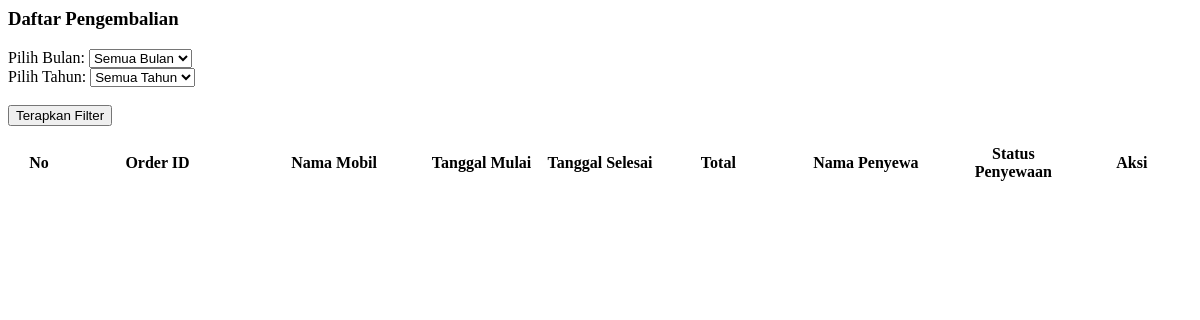
The page /admin/pengembalian.php on the database as committed earlier.
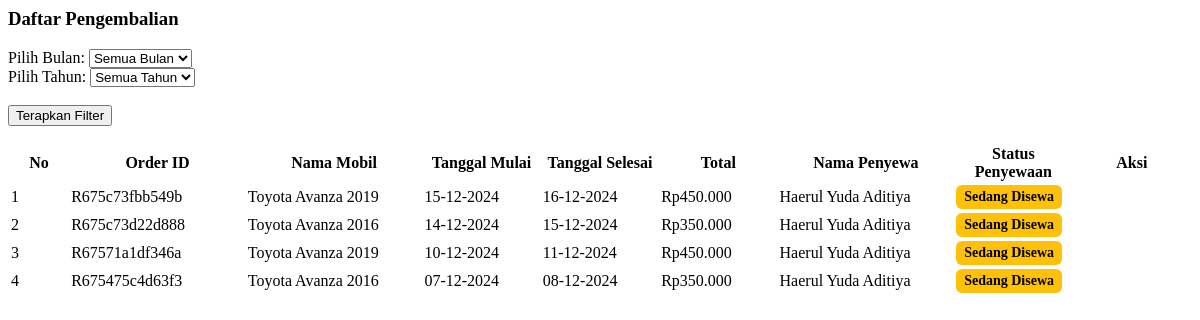
The same page on the database as committed later.
### tables this page shows
CREATE TABLE `payments` (
  `payment_id` int(11) NOT NULL,
  `order_id` varchar(50) NOT NULL,
  `transaction_id` varchar(100) NOT NULL,
  `payment_type` varchar(50) NOT NULL,
  `gross_amount` decimal(15,2) NOT NULL,
  `payment_status` enum('pending','paid','failed') NOT NULL,
  `created_at` timestamp NOT NULL DEFAULT current_timestamp(),
  `updated_at` timestamp NOT NULL DEFAULT current_timestamp() ON UPDATE current_timestamp()
);

CREATE TABLE `rentals` (
  `rental_id` int(11) NOT NULL,
  `user_id` int(11) NOT NULL,
  `car_id` int(11) NOT NULL,
  `start_date` date NOT NULL,
  `end_date` date NOT NULL,
  `duration` int(11) NOT NULL,
  `total_price` decimal(10,2) NOT NULL,
  `payment_status` enum('not_chosen','pending','paid','failed') DEFAULT NULL,
  `order_id` varchar(50) NOT NULL,
  `created_at` timestamp NOT NULL DEFAULT current_timestamp(),
  `updated_at` timestamp NOT NULL DEFAULT current_timestamp() ON UPDATE current_timestamp()
);

CREATE TABLE `users` (
  `id` int(11) NOT NULL,
  `fullname` varchar(100) NOT NULL,
  `phone` varchar(15) NOT NULL,
  `email` varchar(100) NOT NULL,
  `address` text NOT NULL,
  `password` varchar(255) NOT NULL,
  `status` enum('aktif','nonaktif') NOT NULL DEFAULT 'aktif',
  `role` enum('user','admin') NOT NULL DEFAULT 'user',
  `created_at` timestamp NOT NULL DEFAULT current_timestamp(),
  `reset_token` varchar(64) DEFAULT NULL,
  `reset_token_expire` datetime DEFAULT NULL
);

### admin/pengembalian.php (the view, shortened to what this page needs)
<section class="content">
  <div class="container-fluid">
    <div class="row">
      <div class="col-12">
        <div class="card">
          <div class="card-header">
            <h3 class="card-title">Daftar Pengembalian</h3>
          </div>
          <div class="card-body">
            <form method="POST" action="">
              <div class="form-group row">
                <div class="col-md-4">
                  <label for="month">Pilih Bulan:</label>
                  <select name="month" id="month" class="form-control">
                    <option value="">Semua Bulan</option>
                  </select>
                </div>
                <div class="col-md-4">
                  <label for="year">Pilih Tahun:</label>
                  <select name="year" id="year" class="form-control">
                    <option value="">Semua Tahun</option>
                  </select>
                </div>
                <div class="col-md-4">
                  <label>&nbsp;</label><br>
                  <button type="submit" class="btn btn-primary">Terapkan Filter</button>
                </div>
              </div>
            </form>
            <table id="example1" class="table table-bordered table-striped">
              <thead>
                <tr>
                  <th style="width: 5%;">No</th>
                  <th style="width: 15%;">Order ID</th>
                  <th style="width: 15%;">Nama Mobil</th>
                  <th style="width: 10%;">Tanggal Mulai</th>
                  <th style="width: 10%;">Tanggal Selesai</th>
                  <th style="width: 10%;">Total</th>
                  <th style="width: 15%;">Nama Penyewa</th>
                  <th style="width: 10%;">Status Penyewaan</th>
                  <th style="width: 30%;" class="no-print">Aksi</th>
                </tr>
              </thead>
              <tbody>
                <?php
                $no = 0;
                $sql_filter = "";
                $sql = "SELECT p.order_id,
                        CONCAT(c.brand, ' ', c.model, ' ', c.year) AS car_name,
                        r.start_date,
                        r.end_date,
                        p.gross_amount,
                        p.payment_status,
                        p.rental_status,
                        u.fullname AS customer_name,
                        c.car_id, c.status
                FROM payments p
                JOIN rentals r ON p.order_id = r.order_id
                JOIN users u ON r.user_id = u.id
                JOIN cars c ON r.car_id = c.car_id
                WHERE p.payment_status = 'paid' $sql_filter
                ORDER BY
                    CASE
                        WHEN p.rental_status = 'active' THEN 1
                        ELSE 2
                    END,
                    p.created_at DESC";
                $result = mysqli_query($conn, $sql);
                if ($result) {
                  while($row = mysqli_fetch_assoc($result)){
                    $no++;
                ?>
                <tr>
                  <td><?php echo $no; ?></td>
                  <td><?php echo $row['order_id']; ?></td>
                  <td><?php echo $row['car_name']; ?></td>
                  <td><?php echo date('d-m-Y', strtotime($row['start_date'])); ?></td>
                  <td><?php echo date('d-m-Y', strtotime($row['end_date'])); ?></td>
                  <td>Rp<?php echo number_format($row['gross_amount'], 0, ',', '.'); ?></td>
                  <td><?php echo $row['customer_name']; ?></td>
                  <td>
                    <?php
                      if ($row['rental_status'] == 'completed') {
                        echo '<span class="badge-status badge-success">Penyewaan Selesai</span>';
                      } elseif ($row['rental_status'] == 'active') {
                        echo '<span class="badge-status badge-warning">Sedang Disewa</span>';
                      } elseif ($row['rental_status'] == 'cancelled') {
                        echo '<span class="badge-status badge-danger">Dibatalkan</span>';
                      }
                    ?>
                  </td>
                  <td class="no-print">
                  </td>
                </tr>
                <?php }} else { ?>
                <tr>
                  <td colspan="9" class="text-center">Data tidak ditemukan. Error: <?php echo mysqli_error($conn); ?></td>
                </tr>
                <?php } ?>
              </tbody>
            </table>
          </div>
        </div>
      </div>
    </div>
  </div>
</section>

Rows that differ between the two databases and show on the page:
added payments: order "R675c73fbb549b", car_name "Toyota Avanza 2019", rentals.start_date "15-12-2024", rentals.end_date "16-12-2024", gross_amount "450.000", users.fullname "Haerul Yuda Aditiya", rental_status "Sedang Disewa"
added payments: order "R675c73d22d888", car_name "Toyota Avanza 2016", rentals.start_date "14-12-2024", rentals.end_date "15-12-2024", gross_amount "350.000", users.fullname "Haerul Yuda Aditiya", rental_status "Sedang Disewa"
added payments: order "R67571a1df346a", car_name "Toyota Avanza 2019", rentals.start_date "10-12-2024", rentals.end_date "11-12-2024", gross_amount "450.000", users.fullname "Haerul Yuda Aditiya", rental_status "Sedang Disewa"
added payments: order "R675475c4d63f3", car_name "Toyota Avanza 2016", rentals.start_date "07-12-2024", rentals.end_date "08-12-2024", gross_amount "350.000", users.fullname "Haerul Yuda Aditiya", rental_status "Sedang Disewa"
